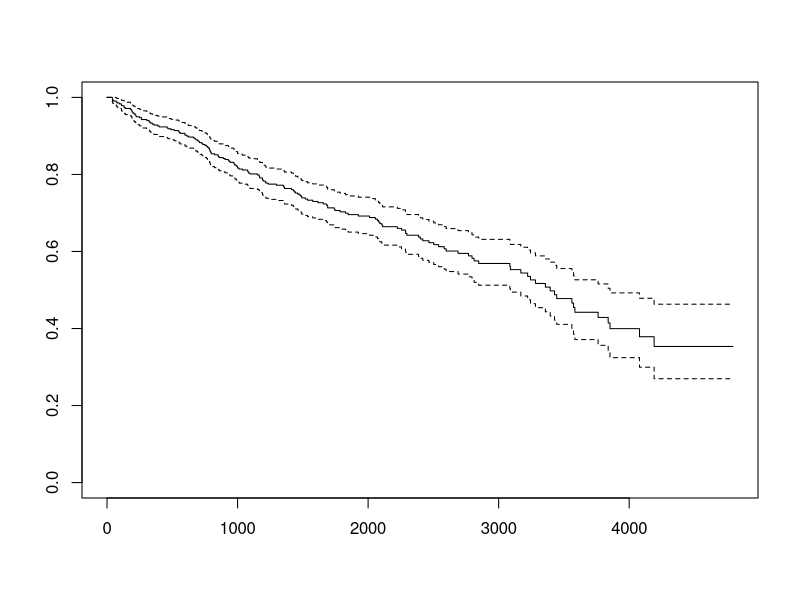

Write the R code that produced this figure.
library(survival)
data <- pbc
survfit(Surv(pbc$time, pbc$status == 2) ~ 1)
plot(survfit(Surv(pbc$time, pbc$status == 2) ~ 1))
bladder